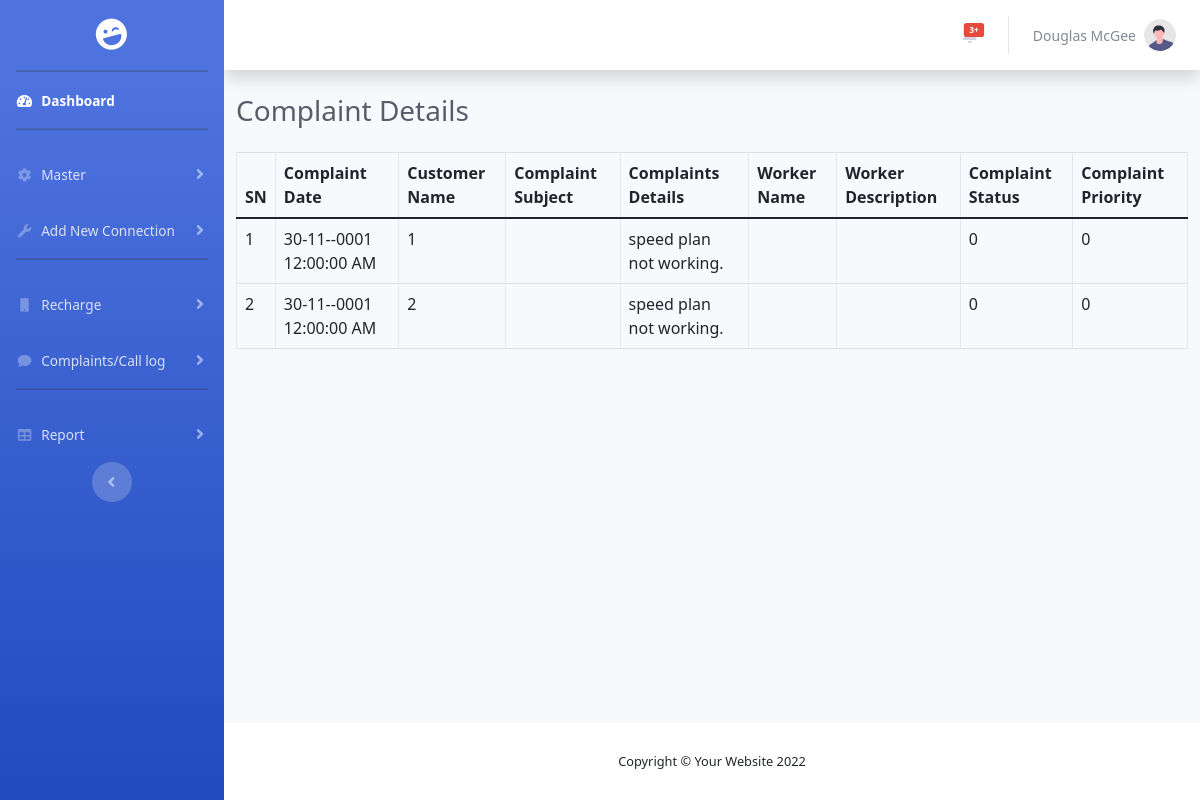
Screenshot of /admin/creport.php (signed in) with the database file from the repository.
### tables this page shows
CREATE TABLE IF NOT EXISTS `cuscomplaint` (
  `complaintid` int(10) NOT NULL AUTO_INCREMENT,
  `complaintdate` datetime NOT NULL,
  `fname` varchar(100) NOT NULL,
  `complaintsub` varchar(100) NOT NULL,
  `complaint` varchar(1000) NOT NULL,
  `fnamew` varchar(100) NOT NULL,
  `workerdis` varchar(1000) NOT NULL,
  `compstatus` int(11) NOT NULL,
  `coppriority` int(11) NOT NULL,
  PRIMARY KEY (`complaintid`)
);

CREATE TABLE IF NOT EXISTS `personalinfo` (
  `perid` int(10) NOT NULL AUTO_INCREMENT,
  `actype` varchar(20) NOT NULL,
  `fname` varchar(50) NOT NULL,
  `mb` varchar(15) NOT NULL,
  `email` varchar(100) NOT NULL,
  `address` varchar(500) NOT NULL,
  `altmb` int(15) NOT NULL,
  `datetime` timestamp NOT NULL,
  PRIMARY KEY (`perid`)
);

### admin/creport.php (the view, shortened to what this page needs)
<?php include_once('navbar.php');?>
    <div id="content-wrapper" class="d-flex flex-column">
        <div id="content">
        <?php include_once('header.php');?>
            <div class="container-fluid">
                <div class="d-sm-flex align-items-center justify-content-between mb-4">
                    <h1 class="h3 mb-0 text-gray-800">Complaint Details</h1>
                </div>
                <table class="table table-bordered">
                    <thead>
                        <tr>
                            <th>SN</th>
                            <th>Complaint Date</th>
                            <th>Customer Name</th>
                            <th>Complaint Subject</th>
                            <th>Complaints Details</th>
                            <th>Worker Name</th>
                            <th>Worker Description</th>
                            <th>Complaint Status</th>
                            <th>Complaint Priority</th>
                        </tr>
                    </thead>
                    <tbody>
                    <?php
                        $sql="SELECT c.*,p.fname,p.perid as personname FROM cuscomplaint c
                        Join personalinfo p ON p.perid=c.fname
                        ";
                        $sqlrun=mysqli_query($con,$sql);
                        while($rows=mysqli_fetch_assoc($sqlrun)){
                            $fdsdgsf=$rows['fnamew'];
                            $sqdsl="SELECT fname,perid FROM personalinfo where perid='$fdsdgsf'";
                            $swewqlrun=mysqli_query($con,$sqdsl);
                            $rtyows=mysqli_fetch_assoc($swewqlrun);
                            $safasf=$rtyows['fname'];
                            ?>
                                <tr>
                                    <td><?php echo ++$ii; ?></td>
                                    <td><?php echo date('d-m-Y h:i:s A',strtotime($rows['complaintdate'])); ?></td>
                                    <td><?php echo $rows['personname']; ?></td>
                                    <td><?php echo $rows['complaintsub']; ?></td>
                                    <td><?php echo $rows['complaint']; ?></td>
                                    <td><?php echo $safasf; ?></td>
                                    <td><?php echo $rows['workerdis']; ?></td>
                                    <td><?php echo $rows['compstatus']; ?></td>
                                    <td><?php echo $rows['coppriority']; ?></td>
                                </tr>
                            <?php
                        }
                    ?>
                    </tbody>
                </table>
        </div>
    </div>
    <?php include_once('footer.php'); ?>

### rows the page displays
cuscomplaint: complaintdate "30-11--0001 12:00:00 AM", personalinfo.perid "1", complaint "speed plan not working.", compstatus "0", coppriority "0"
cuscomplaint: complaintdate "30-11--0001 12:00:00 AM", personalinfo.perid "2", complaint "speed plan not working.", compstatus "0", coppriority "0"
